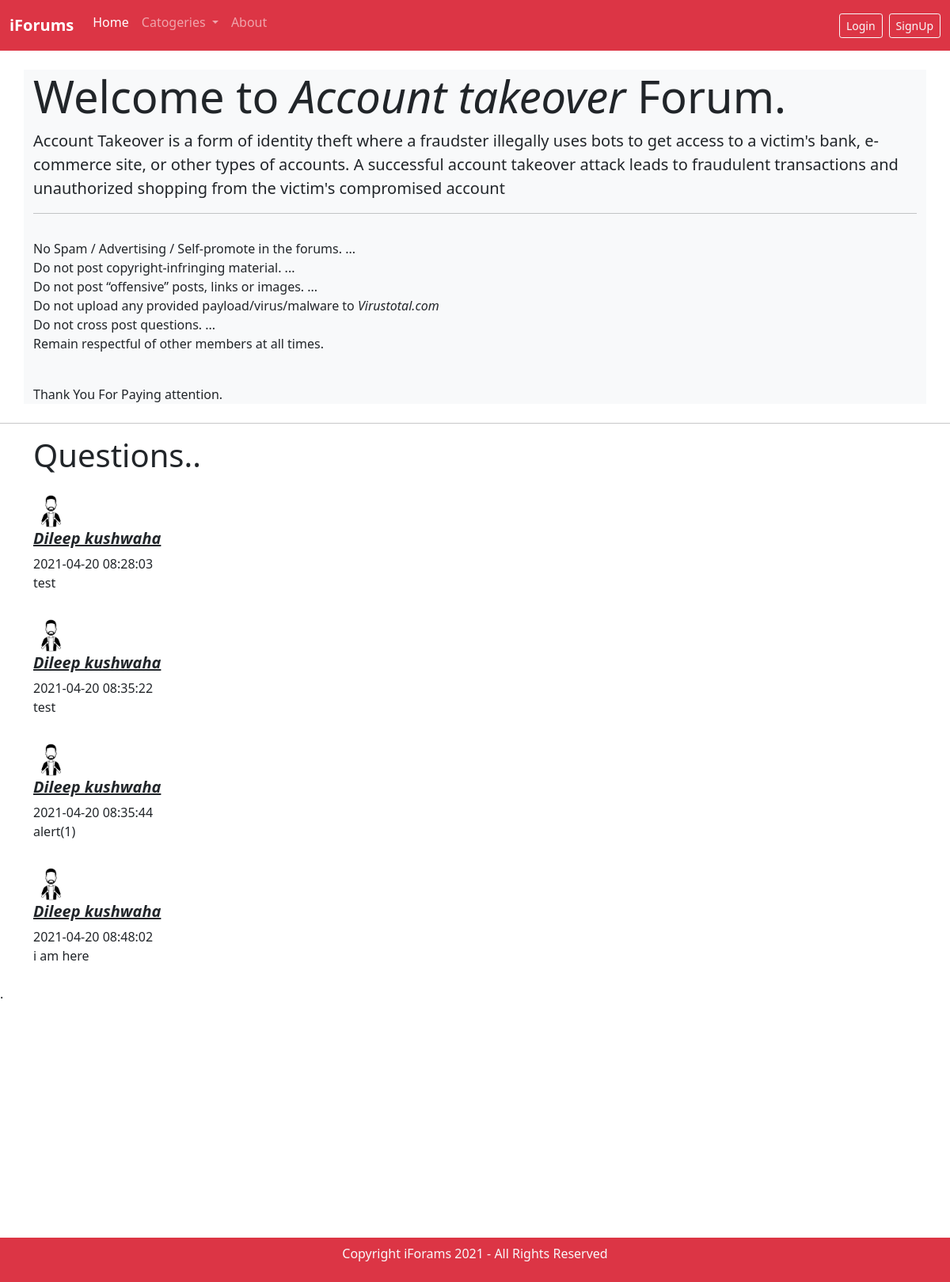
The app's page /threadlist.php?catid=9 with its own data.
### tables this page shows
CREATE TABLE `categories` (
  `category_id` int(10) NOT NULL,
  `category_name` varchar(30) NOT NULL,
  `category_description` varchar(300) NOT NULL,
  `create` datetime NOT NULL DEFAULT current_timestamp()
);

CREATE TABLE `thread` (
  `thread_id` int(10) NOT NULL,
  `thread_user_id` int(10) NOT NULL,
  `thread_description` varchar(500) NOT NULL,
  `created` datetime NOT NULL DEFAULT current_timestamp(),
  `thread_cat_id` int(10) NOT NULL
);

CREATE TABLE `users` (
  `sno` int(10) NOT NULL,
  `username` varchar(30) NOT NULL,
  `email` varchar(30) NOT NULL,
  `password` varchar(300) NOT NULL,
  `dt` timestamp NOT NULL DEFAULT current_timestamp()
);

### threadlist.php (the view, shortened to what this page needs)
<!doctype html>
<html lang="en">
<head>
    <link href="https://cdn.jsdelivr.net/npm/bootstrap@5.0.0-beta3/dist/css/bootstrap.min.css" rel="stylesheet"
>
</head>
<body>
    <?php include'brains/_header.php'; ?>
    <?php include'brains/_dbconnect.php'; ?>
    <div class="container my-4 bg-light">
        <?php
        $id = $_GET['catid'];
        $sql = "SELECT * FROM `categories` WHERE `category_id`=$id";
        $result=mysqli_query($conn, $sql);
        while($row=mysqli_fetch_assoc($result)){
            $catname=$row['category_name'];
            $catdescription=$row['category_description'];
        }
        ?>
        <div class="jumbotron">
            <h1 class="display-4">Welcome to<b><em> <?php echo $catname?> </em></b>Forum.</h1>
            <p class="lead"><?php echo $catdescription?></p>
            <hr class="my-2 mt-2">
            <p><br>No Spam / Advertising / Self-promote in the forums. ...
                <br>Do not post copyright-infringing material. ...
                <br>Do not post “offensive” posts, links or images. ...
                <br>Do not upload any provided payload/virus/malware to <em>Virustotal.com</em>
                <br>Do not cross post questions. ...
                <br>Remain respectful of other members at all times.
            </p>
            <br>Thank You For Paying attention.</p>
        </div>
    </div>
    <hr>
    <div class="container">
        <h1>Questions..</h1>
        <?php
        $id = $_GET['catid'];
        $sql = "SELECT * FROM `thread` WHERE `thread_cat_id`=$id";
        $result=mysqli_query($conn, $sql);
       ?>
    <?php
        while($row=mysqli_fetch_assoc($result)){
            $times=$row['created'];
            $user=$row['thread_user_id'];
            $description=$row['thread_description'];
            $id=$row['thread_id'];
            $sqluid="SELECT * FROM `users` WHERE sno=$user";
            $resultc=mysqli_query($conn, $sqluid);
            $rowc=mysqli_fetch_assoc($resultc);
            $uname=$rowc['username'];
          echo '<div class="media my-3 py-2 ">
                <img class="mr-3 rounded-circle" src="img/usr.jpg" width="45" alt="Generic placeholder image">
                    <div class="media-body">
                        <h5 class="mt-0 text-dark"><a href="thread.php?threadid='.$id.'" class="text-dark"><b><em>'.$uname.'</em></b></a></h5>
                        '.$times.'
                        <br>
                        '.$description.'
                    </div>
                </div>';
        }
        ?>
    </div>
    <div class="dk" style="min-height:40vh;">.</div>
    <?php include'brains/_footer.php'; ?>
</body>
</html>

### records on screen
categories: category_name "Account takeover", category_description "Account Takeover is a form of identity theft where a fraudster illegally uses bots to get access to a victim's bank, e-commerce site, or other types of accounts. A successful account takeover attack leads to fraudulent transactions and unauthorized shopping from the victim's compromised account"
thread: users.username "Dileep kushwaha", created "2021-04-20 08:28:03", thread_description "test"
thread: users.username "Dileep kushwaha", created "2021-04-20 08:35:22", thread_description "test"
thread: users.username "Dileep kushwaha", created "2021-04-20 08:35:44", thread_description "alert(1)"
thread: users.username "Dileep kushwaha", created "2021-04-20 08:48:02", thread_description "i am here"
